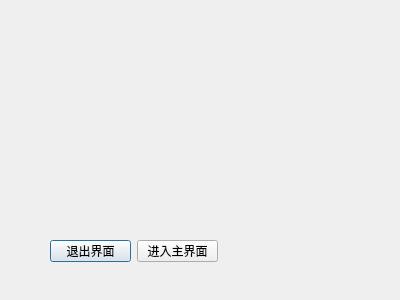
<?xml version="1.0" encoding="UTF-8"?>
<ui version="4.0">
 <class>MyDialog</class>
 <widget class="QDialog" name="MyDialog">
  <property name="geometry">
   <rect>
    <x>0</x>
    <y>0</y>
    <width>400</width>
    <height>300</height>
   </rect>
  </property>
  <property name="windowTitle">
   <string>Dialog</string>
  </property>
  <widget class="QWidget" name="layoutWidget">
   <property name="geometry">
    <rect>
     <x>50</x>
     <y>240</y>
     <width>168</width>
     <height>22</height>
    </rect>
   </property>
   <layout class="QHBoxLayout" name="horizontalLayout">
    <item>
     <widget class="QPushButton" name="quitButton">
      <property name="text">
       <string>退出界面</string>
      </property>
     </widget>
    </item>
    <item>
     <widget class="QPushButton" name="enterButton">
      <property name="text">
       <string>进入主界面</string>
      </property>
     </widget>
    </item>
   </layout>
  </widget>
 </widget>
 <resources/>
 <connections>
  <connection>
   <sender>quitButton</sender>
   <signal>clicked()</signal>
   <receiver>MyDialog</receiver>
   <slot>close()</slot>
   <hints>
    <hint type="sourcelabel">
     <x>93</x>
     <y>250</y>
    </hint>
    <hint type="destinationlabel">
     <x>92</x>
     <y>187</y>
    </hint>
   </hints>
  </connection>
 </connections>
</ui>
